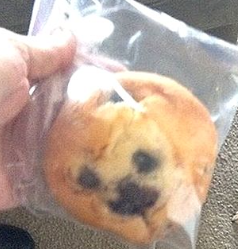
#> input picture test.png, 238 x 249 px
$ python predict.py
#> lines starting #> are read from the running program, lines starting #| are printed output that depends on the picture
import cv2
import numpy as np
import joblib
import sys

def predict():
    # 1. 저장된 모델 불러오기
    try:
        data = joblib.load('dog_muffin_model.pkl')
#> (reads dog_muffin_model.pkl from the repository)
        model = data['model']
        categories = data['categories']
    except:
        print("❌ 모델 파일을 찾을 수 없어!")
        return

    # 2. 테스트할 이미지 경로 입력
    img_path = input("검사할 사진 경로를 입력해 (예: data/dog/0.jpg): ")
#> the answer given: test.png

    img = cv2.imread(img_path, cv2.IMREAD_GRAYSCALE)
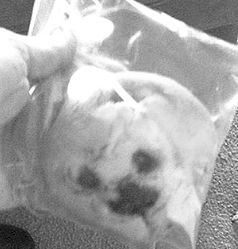
#> img: shape (249, 238); min 0, max 255, mean 167.2
    if img is None:
        print("❌ 사진을 불러올 수 없어. 경로를 확인해줘.")
        return

    # 3. 전처리 (학습할 때랑 똑같이!)
    img_resized = cv2.resize(img, (64, 64))
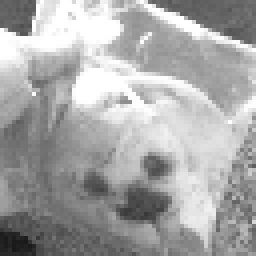
#> img_resized: shape (64, 64) (shown 4 times larger); min 24, max 255, mean 167
    img_flatten = img_resized.flatten() / 255.0
#> img_flatten = 4096 values, max 1 at index 16, min 0.0941 at index 3971, mean 0.655
    img_input = img_flatten.reshape(1, -1)

    # 4. 예측
    prediction = model.predict(img_input)[0]
#> prediction = 1
    proba = model.predict_proba(img_input)[0] # 확률 확인
#> proba = [0.42, 0.58]

    result = categories[prediction]
#> result = 'muffin'
    confidence = proba[prediction] * 100
#> confidence = 58

    print("\n" + "="*30)
    print(f"🤖 AI의 판단: 이건 [{result}] 입니다!")
#| 🤖 AI의 판단: 이건 [muffin] 입니다!
    print(f"📊 확신도: {confidence:.2f}%")
#| 📊 확신도: 58.00%
    print("="*30)

if __name__ == "__main__":
    predict()
